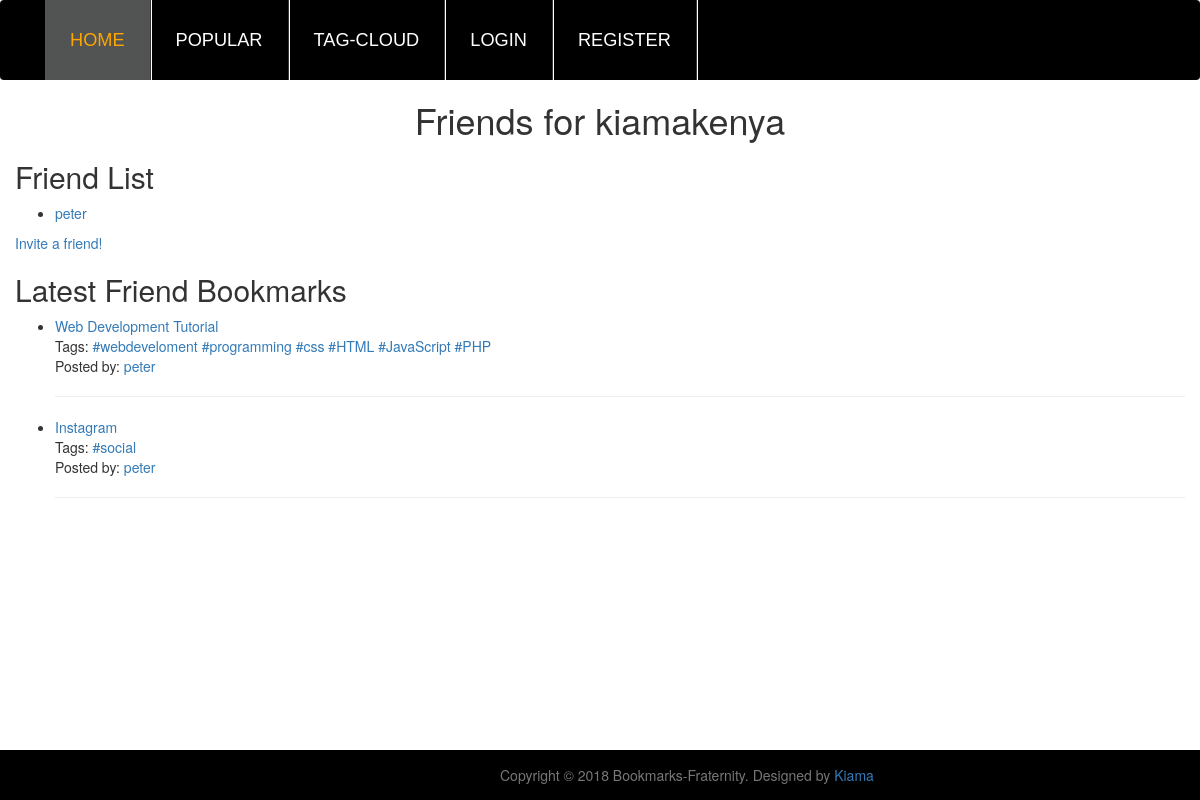
/friends/kiamakenya/, run on the app's committed database.
### bookmarks/models.py (models this page shows, shortened)
class Bookmark(models.Model):
	title = models.CharField(max_length=200)
	user = models.ForeignKey(User, on_delete=models.CASCADE,)
	link = models.ForeignKey(Link, on_delete=models.CASCADE,)
	class Admin:
		list_display = ('title', 'link', 'user')
		list_filter = ('user',)
		ordering = ('title',)
		search_fields = ('title',)

class Tag(models.Model):
	name = models.CharField(max_length=64, unique=True)
	bookmark = models.ManyToManyField(Bookmark)

### bookmarks/views.py (the view)
# urls.py: url(r'^friends/(\w+)/$', views.friends_page),
def friends_page(request, username):
	user = get_object_or_404(User, username=username)
	friends =  \
		[friendship.to_friend for friendship in user.friend_set.all() ]
	friend_bookmarks = \
		Bookmark.objects.filter(user__in=friends).order_by('-id')
	variables = dict({
		 'username': username,
		 'friends': friends,
		 'bookmarks': friend_bookmarks[:10],
		 'show_tags': True,
		 'show_user': True
	})
	return render_to_response('friends_page.html',variables)

### bookmarks/templates/friends_page.html (shortened to what this page needs)
{% extends "base.html" %}
{% block head %} Friends for {{ username }} {% endblock %}
{% block content %}
	<h2>
		Friend List
	</h2>
	{% if friends %}
		<ul class="friends">
			{% for friend in friends %}
				<li>
					<a href="/user/{{ friend.username }}/">
			 			{{ friend.username }}
			 		</a>
			 	</li>
  			{% endfor %}
  		</ul>
  	{% else %}
    	<p>No friends found.</p>
    {% endif %}
     <a href="/friend/invite/">Invite a friend!</a>
     <h2>Latest Friend Bookmarks</h2>
     {% include 'bookmark_list.html' %}
{% endblock %}

### bookmarks/templates/bookmark_list.html (shortened to what this page needs)
{% if bookmarks %}
	<ul class="bookmarks">
		{% for bookmark in bookmarks %}
			<li>
				<a href="{{ bookmark.link.url|escape }}" class="title">
					{{ bookmark.title|escape }}</a>
				<br />
	{% if show_tags %}
	Tags:
	{% if bookmark.tag_set.all %}
	<ul class="tags">
	{% for tag in bookmark.tag_set.all %}
	<li><a href="/tag/{{ tag.name|urlencode }}/">
	{{ tag.name|escape }}</a></li>
	{% endfor %}
	</ul>
	{% else %}
	None.
	{% endif %}
	<br />
	{% endif %}
	{% if show_user %}
	Posted by:
	<a href="/user/{{ bookmark.user.username }}/"
	class="username">
	{{ bookmark.user.username }}</a>
	{% endif %}
	</li>
	<hr>
	{% endfor %}
	</ul>
{% else %}
<p>No bookmarks found.</p>
{% endif %}

### bookmarks/static/css/bookmarks.css (style rules this page uses)
ul.tags, ul.tags li { display: inline; margin: 0; padding: 0; }

### data on the page
Bookmark: title "Web Development Tutorial", user.username "peter"
Tag: name "#webdeveloment"
Tag: name "#programming"
Tag: name "#css"
Tag: name "#HTML"
Tag: name "#JavaScript"
Tag: name "#PHP"
Bookmark: title "Instagram", user.username "peter"
Tag: name "#social"

### other printed values
{{ username }} "kiamakenya"
{{ friend.username }} "peter"
